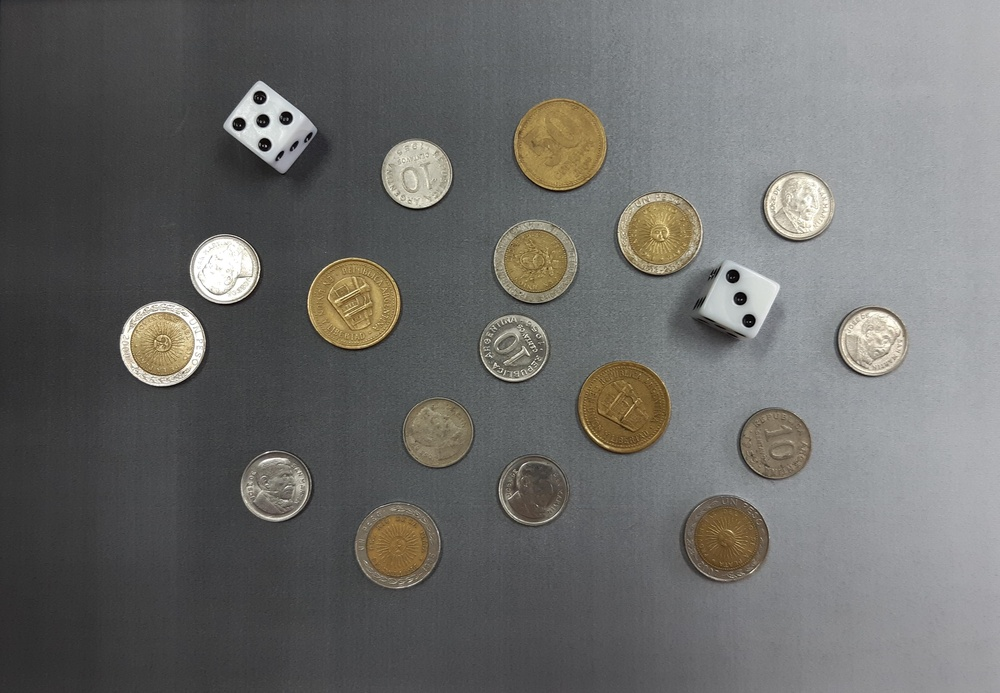
#> input picture monedas.jpg, 1000 x 693 px, shrunk from 3871 x 2681 before the run, found by its file name
$ python modenas.py
#> lines starting #> are read from the running program, lines starting #| are printed output that depends on the picture; after the words box and inside, x2 and y2 are one past the last pixel; in counts of white or black regions, pixels touching at a corner belong together
import cv2
import numpy as np
import matplotlib.pyplot as plt

######################################## FUNCIONES ################################################################################

# Defininimos funcion para mostrar imágenes
def imshow(img, new_fig=True, title=None, color_img=False, blocking=False, colorbar=False, ticks=False):
    if new_fig:
        plt.figure()
    if color_img:
        plt.imshow(img)
    else:
        plt.imshow(img, cmap='gray')
    plt.title(title)
    if not ticks:
        plt.xticks([]), plt.yticks([])
    if colorbar:
        plt.colorbar()
    if new_fig:
        plt.show(block=blocking)

#  Reconstrucción Morgológica
def imreconstruct(marker, mask, kernel=None):
    if kernel==None:
        kernel = np.ones((3,3), np.uint8)
    while True:
        expanded = cv2.dilate(marker, kernel)                               # Dilatacion
        expanded_intersection = cv2.bitwise_and(src1=expanded, src2=mask)   # Interseccion
        if (marker == expanded_intersection).all():                         # Finalizacion?
            break                                                           #
        marker = expanded_intersection
    return expanded_intersection

# Utilizando reconstrucción morfológica
# NO rellena los huecos que tocan los bordes
def imfillhole(img):
    # img: Imagen binaria de entrada. Valores permitidos: 0 (False), 255 (True).
    mask = np.zeros_like(img)                                                   # Genero mascara para...
    mask = cv2.copyMakeBorder(mask[1:-1,1:-1], 1, 1, 1, 1, cv2.BORDER_CONSTANT, value=int(255)) # ... seleccionar los bordes.
    marker = cv2.bitwise_not(img, mask=mask)                # El marcador lo defino como el complemento de los bordes.
    img_c = cv2.bitwise_not(img)                            # La mascara la defino como el complemento de la imagen.
    img_r = imreconstruct(marker=marker, mask=img_c)        # Calculo la reconstrucción R_{f^c}(f_m)
    img_fh = cv2.bitwise_not(img_r)                         # La imagen con sus huecos rellenos es igual al complemento de la reconstruccion.
    return img_fh


## FALTA ##
#def contar_dados(contorno, imagen) -> int:


#def contar_moneda(area):

###################################################################################################################################################

# Definir el path de la imagen de las monedas
path_imagen_monedas = r'C:\Users\Usuario\Documents\TECNICATURA EN IA\PROCESAMIENTO DE IMAGENES\PDI_2024\TP2\monedas.jpg'
#img = cv2.imread("./monedas.jpg", cv2.IMREAD_GRAYSCALE)   #./monedas.jpg le indica a cv2.imread que busque la imagen en la carpeta actual.

# Cargar la imagen desde el path especificado
img = cv2.imread(path_imagen_monedas, cv2.IMREAD_GRAYSCALE)
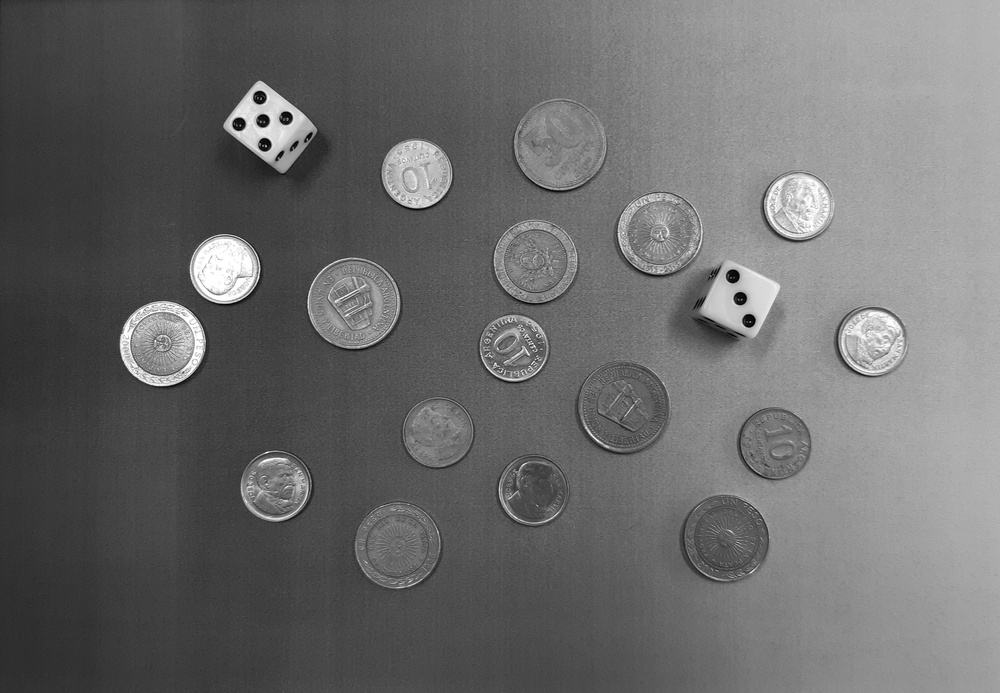
#> img: shape (693, 1000); min 0, max 255, mean 107.2

#img = cv2.cvtColor(img, cv2.COLOR_BGR2RGB)
"""
Imagen a color pero transformo el espacio de color de BGR (azul, verde, rojo) a RGB (rojo, verde, azul).

Ya que OpenCV carga las imágenes en formato BGR por defecto. Este cambio a RGB es necesario
para  mostrar la imagen usando matplotlib (espera las imágenes en formato RGB)"""

#-------------------- BLUR PARA HOMOGENEIZAR FONDO ------------------

img_blur = cv2.medianBlur(img, 9, 2)
# [8 lines of commented-out code are left out]
img_canny_CV2 = cv2.Canny(img_blur, 10, 54, apertureSize=3, L2gradient=True)
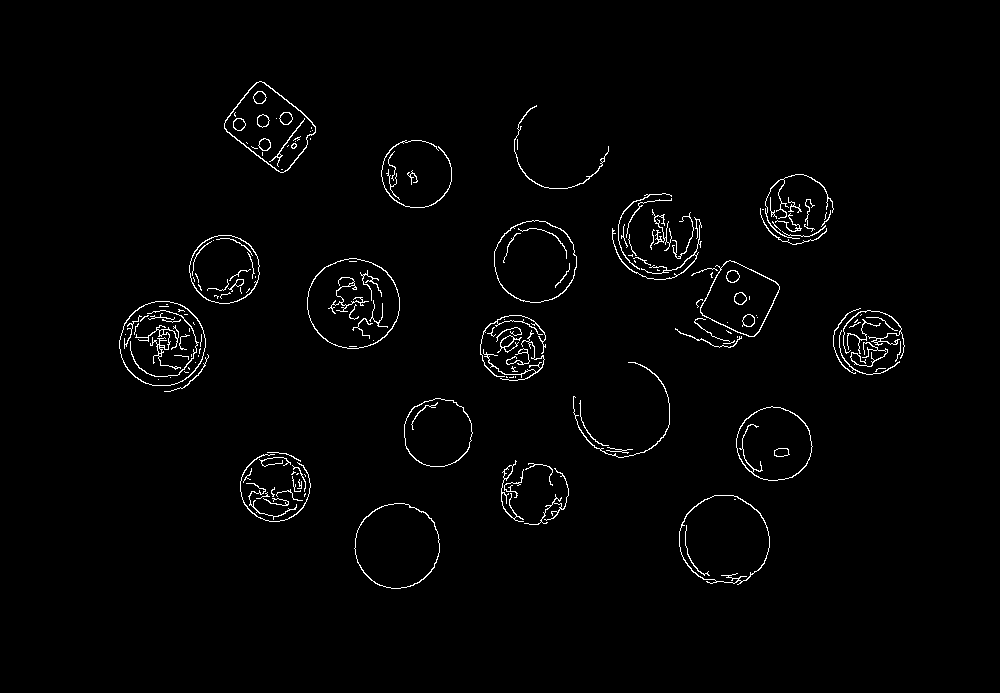
#> img_canny_CV2: shape (693, 1000); 1.7% white in thin lines or dots, all inside (x1, y1, x2, y2) = (119, 81, 905, 589)
#imshow(img_canny_CV2)


f=img_canny_CV2.copy()
plt.figure()
ax1 = plt.subplot(121); plt.imshow(img, cmap="gray"), plt.title("Imagen")
plt.subplot(122, sharex=ax1, sharey=ax1), plt.imshow(f, cmap="gray"), plt.title("Imagen + blur + canny")
plt.show(block=False)
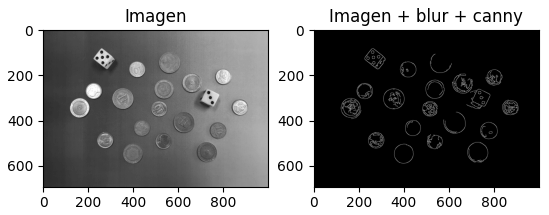
#> figure drawn by matplotlib, 2 panels

# --------------------------- DILATACION Y CLAUSURA -------------------

k = 22
kernel = cv2.getStructuringElement(cv2.MORPH_ELLIPSE,(k,k))

fd = cv2.dilate(f, kernel)
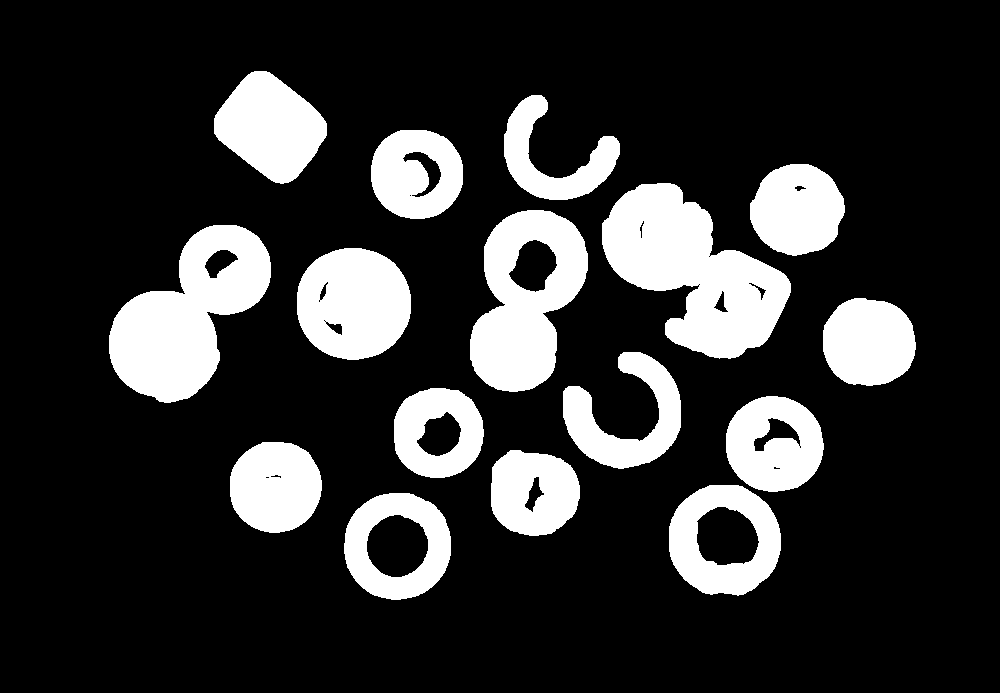
#> fd: shape (693, 1000); 19.3% white; 16 white regions, largest, box (x1, y1, x2, y2) and area: (602, 183, 791, 359) 18077, (109, 225, 271, 403) 15741, (470, 210, 588, 392) 13080
fc = cv2.morphologyEx(fd, cv2.MORPH_CLOSE, (7,7))
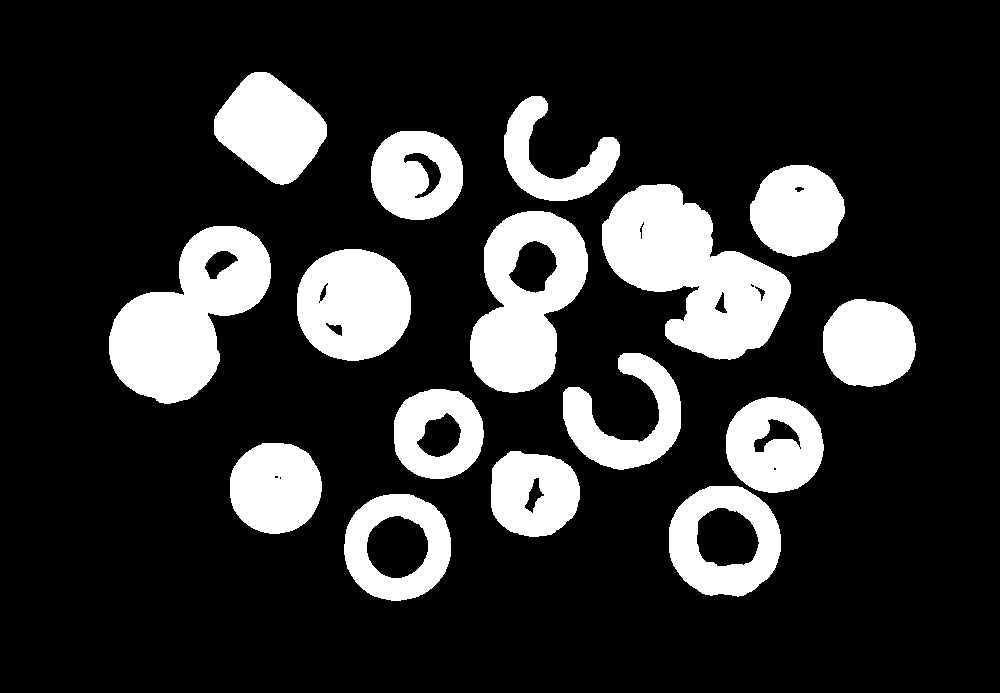
#> fc: shape (693, 1000); 19.3% white; 16 white regions, largest, box (x1, y1, x2, y2) and area: (602, 184, 791, 360) 18085, (109, 226, 271, 404) 15743, (470, 211, 588, 393) 13082

#fe = cv2.erode(fd, 3)
imshow(fc, title= 'Dilatacion + Clausura')


#----------------------RELLENADO DE HUECOS FUNCION + APERTURA---------------------------------

rellenada=imfillhole(fc)
#> in imfillhole, `marker = cv2.bitwise_not(img, mask=mask)`: marker: shape (693, 1000); 0.49% white in thin lines or dots
#> the loop in imreconstruct, `while True:` made 398 passes
#> pass 1, in imreconstruct, `expanded = cv2.dilate(marker, kernel)`:
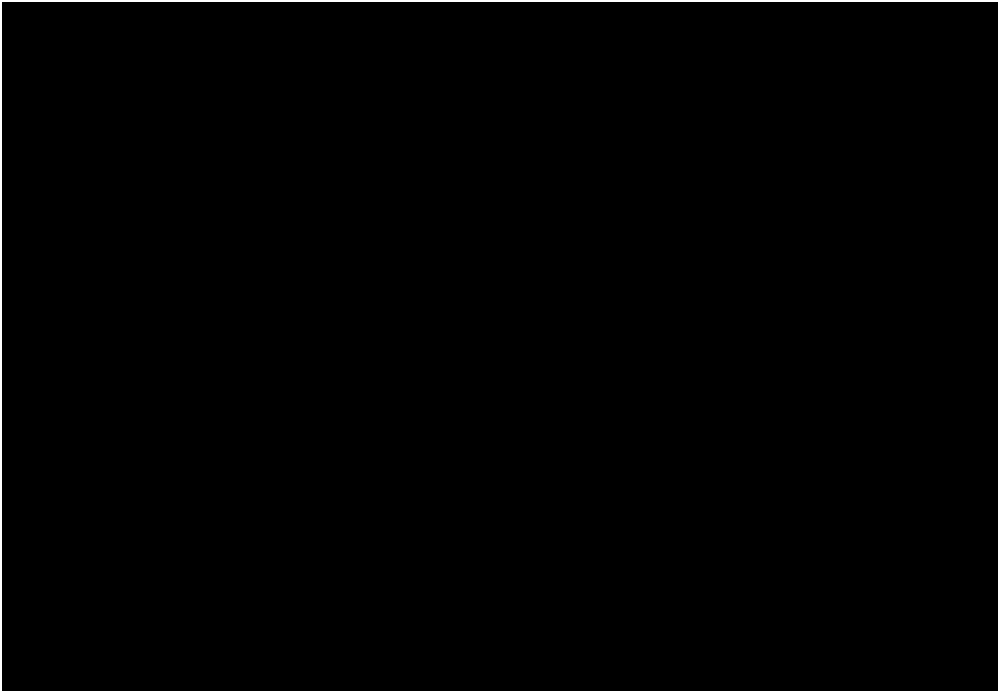
#> expanded: shape (693, 1000); 0.97% white; 1 white region, box (x1, y1, x2, y2) and area: (0, 0, 1000, 693) 6756
#> after the loop in imreconstruct, `while True:`:
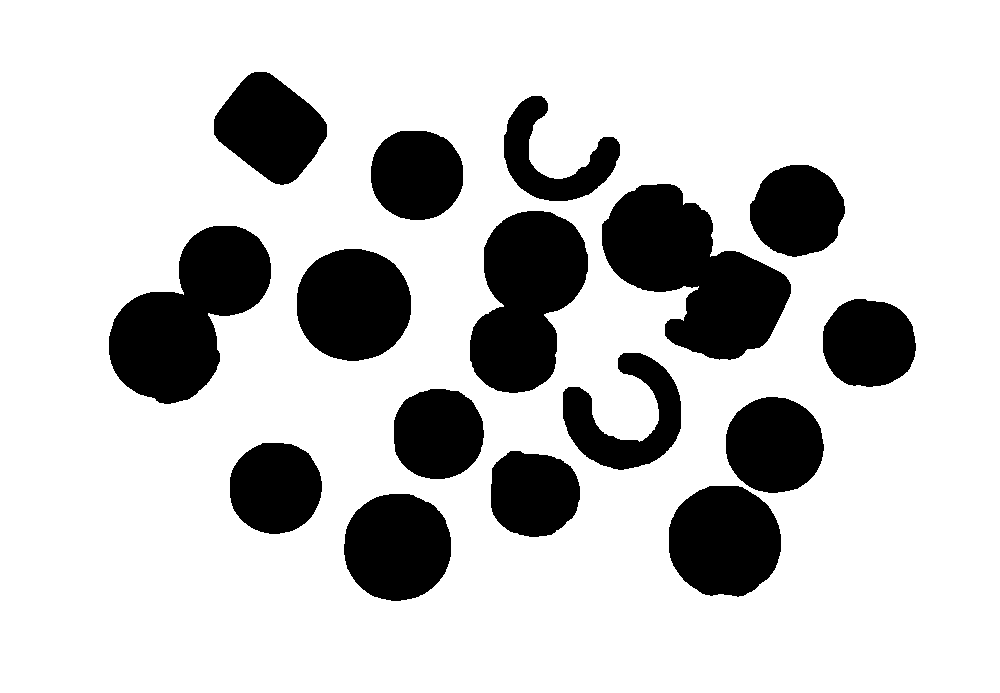
#> marker: shape (693, 1000); 79.1% white; 16 black regions, largest, box (x1, y1, x2, y2) and area: (602, 184, 791, 360) 18282, (109, 226, 271, 404) 16260, (470, 211, 588, 393) 14725
imshow(rellenada, title='Rellenada')

rellenada2=rellenada.copy()

kernel3 = cv2.getStructuringElement(cv2.MORPH_ELLIPSE,(121,121))

rConClausura = cv2.morphologyEx(rellenada2, cv2.MORPH_OPEN, kernel3)
#> rConClausura: shape (693, 1000); every value is 0

imshow(rConClausura,title='Rellenada + Clausura')

$ run again, with img01.png saved as monedas.jpg
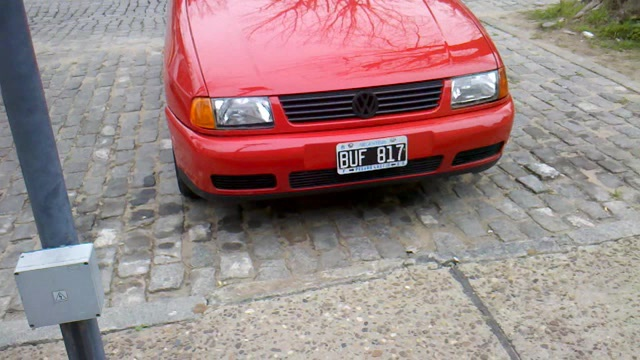
#> input picture img01.png, 640 x 360 px, found by its file name
#> `img_canny_CV2 = cv2.Canny(img_blur, 10, 54, apertureSize=3, L2gradient..`:
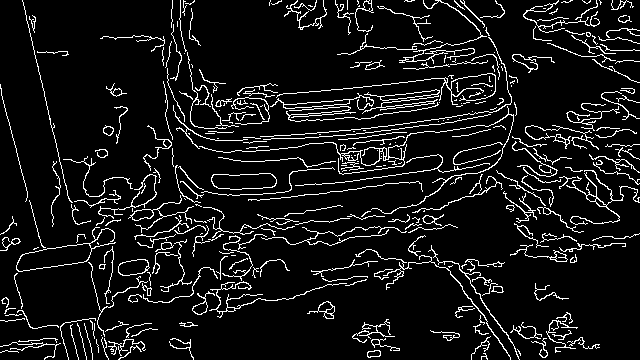
#> img_canny_CV2: shape (360, 640); 8.6% white in thin lines or dots
#> fd: shape (360, 640); 80.1% white; 45 black regions (17 under 20 px), largest, box (x1, y1, x2, y2) and area: (35, 0, 162, 169) 9781, (202, 274, 462, 360) 9612, (201, 0, 345, 83) 7458
#> fc: shape (360, 640); 80.2% white; 37 black regions (8 under 20 px), largest, box (x1, y1, x2, y2) and area: (35, 0, 162, 169) 9902, (202, 275, 461, 360) 9402, (201, 0, 344, 84) 7509
#> `rConClausura = cv2.morphologyEx(rellenada2, cv2.MORPH_OPEN, kernel3)`:
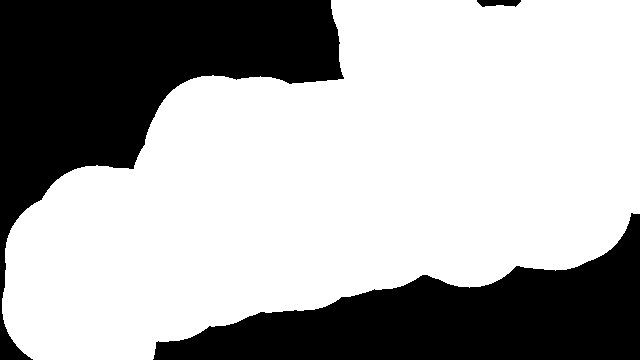
#> rConClausura: shape (360, 640); 66.5% white; 3 black regions, box (x1, y1, x2, y2) and area: (0, 0, 344, 360) 43695, (153, 213, 640, 360) 33145, (477, 0, 521, 7) 240
